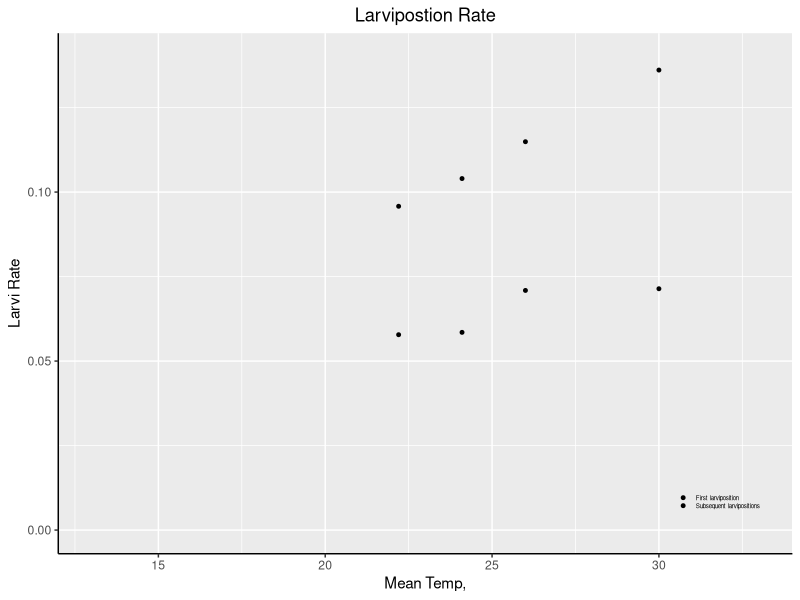
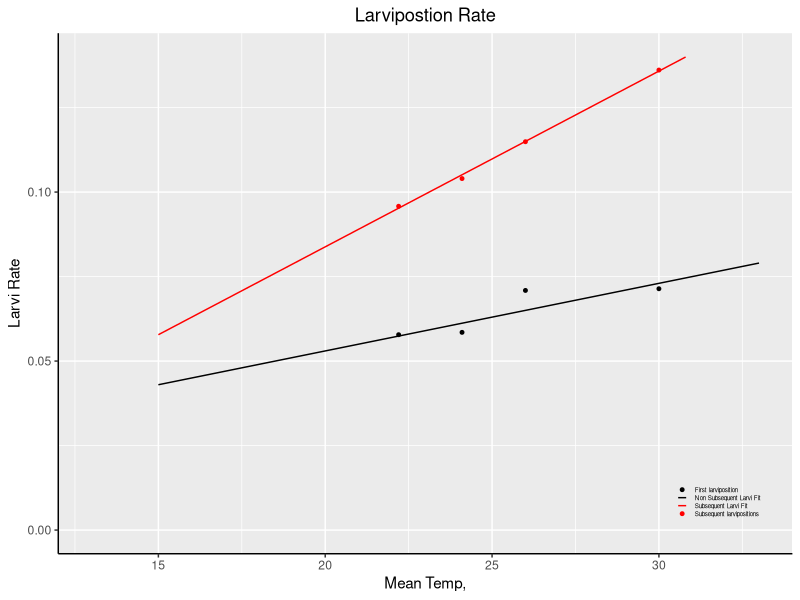

The R source for these figures, in order:
# Fit larviposition as a function of time, the data used is found in:
# ~ Hargrove (1994) Reproductive Rates of Tsetse Flies in the the 
# field of Zimbabwe
# ~ Physiological Entomology vol. 19 (4). 307-318
# ~ Hargrove (2004) Tsetse Population Dynamics In the Trypanosiomiases 

require(ggplot2)
#1 Read in data
d.larvi.rate = read.csv("data_larviposition.csv")

#2 Plot data
larvi_plot = ggplot(d.larvi.rate, aes(x = mean_temp, y = rate, col = stage)) +
             scale_color_manual(values = c("black", "black", "red", "red")) +
             xlim(low = 13, high = 33) +
             geom_point(size = 1) +
             ylim(low = 0, high=0.14) +
             labs(y = "Larvi Rate", x = "Mean Temp,", title = "Larvipostion Rate") +
             theme_set(theme_bw()) +
             theme(panel.border = element_blank()
                   ,plot.title = element_text(hjust = 0.5)
                   , axis.line = element_line(color = "black")
                   , legend.position = c(0.9, 0.1)
                   , legend.title = element_blank()
                   , legend.background = element_blank()
                   , legend.key.size = unit(0.5, "line")
                   , legend.text = element_text(size = 4.5)
                   , legend.key.height = unit(0.4, "line")
                  )
 larvi_plot
  
#3  Create temperature dependent function
 
 lrFunc = function(con.d1, con.d2, T1 = 24, temp){
         lr = con.d1 + con.d2*(temp - T1)
         return(lr)
 }
 
#4  Save our constants for both subsequent and non_subsequent larviposition
 non_sub.d1 = 0.061
 non_sub.d2 = 0.002
 sub.d1 = 0.1046
 sub.d2 = 0.0052
 
#5 Use function to create the predicted value dataframes
 non_sub.lr = lrFunc(con.d1 = non_sub.d1, con.d2 =non_sub.d2, temp = seq(15, 34, 0.1))
 non_sub.lr = cbind.data.frame(temp = seq(15, 34, 0.1)
                              , pred = non_sub.lr
                              , stage = rep("Non Subsequent Larvi Fit")
                              , length(non_sub.lr))
 
 sub.lr = lrFunc(con.d1 = sub.d1, con.d2 = sub.d2, temp = seq(15, 34, 0.1))
 sub.lr = cbind.data.frame(temp = seq(15, 34, 0.1)
                           , pred = sub.lr
                           , stage = rep("Subsequent Larvi Fit")
                           , length(non_sub.lr))
 prediction.lr = rbind.data.frame(non_sub.lr, sub.lr)
 
#5 Add prediction to plot

 lrPlotFit <- larvi_plot +
   geom_line(data=prediction.lr
             ,mapping=aes(x=temp,y=pred))
 lrPlotFit
 